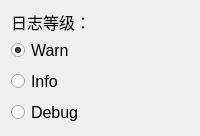
          <widget class="QFrame" name="frame_4">
           <property name="font">
            <font>
             <pointsize>12</pointsize>
            </font>
           </property>
           <property name="styleSheet">
            <string notr="true"/>
           </property>
           <layout class="QVBoxLayout" name="verticalLayout_7">
            <item>
             <widget class="QLabel" name="label_10">
              <property name="maximumSize">
               <size>
                <width>16777215</width>
                <height>21</height>
               </size>
              </property>
              <property name="font">
               <font>
                <pointsize>12</pointsize>
               </font>
              </property>
              <property name="text">
               <string>日志等级：</string>
              </property>
             </widget>
            </item>
            <item>
             <widget class="QRadioButton" name="logutton0">
              <property name="text">
               <string>Warn</string>
              </property>
              <property name="checked">
               <bool>true</bool>
              </property>
              <attribute name="buttonGroup">
               <string notr="true">logGroup</string>
              </attribute>
             </widget>
            </item>
            <item>
             <widget class="QRadioButton" name="logutton1">
              <property name="text">
               <string>Info</string>
              </property>
              <attribute name="buttonGroup">
               <string notr="true">logGroup</string>
              </attribute>
             </widget>
            </item>
            <item>
             <widget class="QRadioButton" name="logutton2">
              <property name="text">
               <string>Debug</string>
              </property>
              <attribute name="buttonGroup">
               <string notr="true">logGroup</string>
              </attribute>
             </widget>
            </item>
           </layout>
          </widget>
